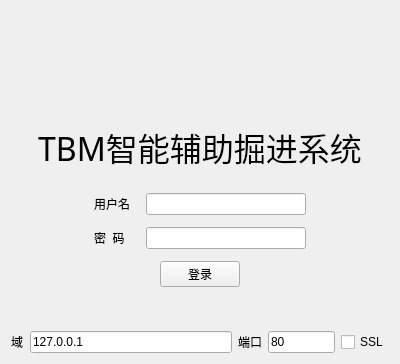
<?xml version="1.0" encoding="UTF-8"?>
<ui version="4.0">
 <class>LoginWindow</class>
 <widget class="QWidget" name="LoginWindow">
  <property name="windowModality">
   <enum>Qt::ApplicationModal</enum>
  </property>
  <property name="geometry">
   <rect>
    <x>0</x>
    <y>0</y>
    <width>400</width>
    <height>357</height>
   </rect>
  </property>
  <property name="windowTitle">
   <string>登录</string>
  </property>
  <layout class="QVBoxLayout" name="verticalLayout">
   <property name="spacing">
    <number>12</number>
   </property>
   <item>
    <layout class="QHBoxLayout" name="horizontalLayout_5">
     <property name="bottomMargin">
      <number>0</number>
     </property>
     <item>
      <spacer name="horizontalSpacer_7">
       <property name="orientation">
        <enum>Qt::Horizontal</enum>
       </property>
       <property name="sizeHint" stdset="0">
        <size>
         <width>40</width>
         <height>20</height>
        </size>
       </property>
      </spacer>
     </item>
     <item>
      <widget class="QLabel" name="label_3">
       <property name="minimumSize">
        <size>
         <width>100</width>
         <height>100</height>
        </size>
       </property>
       <property name="maximumSize">
        <size>
         <width>100</width>
         <height>100</height>
        </size>
       </property>
       <property name="text">
        <string/>
       </property>
       <property name="pixmap">
        <pixmap resource="../resources.qrc">:/resources/bitmap/BJTU.png</pixmap>
       </property>
       <property name="scaledContents">
        <bool>true</bool>
       </property>
       <property name="alignment">
        <set>Qt::AlignCenter</set>
       </property>
      </widget>
     </item>
     <item>
      <spacer name="horizontalSpacer_8">
       <property name="orientation">
        <enum>Qt::Horizontal</enum>
       </property>
       <property name="sizeHint" stdset="0">
        <size>
         <width>40</width>
         <height>20</height>
        </size>
       </property>
      </spacer>
     </item>
    </layout>
   </item>
   <item>
    <widget class="QLabel" name="label_4">
     <property name="font">
      <font>
       <family>华文隶书</family>
       <pointsize>24</pointsize>
      </font>
     </property>
     <property name="text">
      <string>TBM智能辅助掘进系统</string>
     </property>
     <property name="alignment">
      <set>Qt::AlignCenter</set>
     </property>
    </widget>
   </item>
   <item>
    <spacer name="verticalSpacer_2">
     <property name="orientation">
      <enum>Qt::Vertical</enum>
     </property>
     <property name="sizeType">
      <enum>QSizePolicy::Fixed</enum>
     </property>
     <property name="sizeHint" stdset="0">
      <size>
       <width>20</width>
       <height>10</height>
      </size>
     </property>
    </spacer>
   </item>
   <item>
    <layout class="QHBoxLayout" name="horizontalLayout">
     <item>
      <spacer name="horizontalSpacer_5">
       <property name="orientation">
        <enum>Qt::Horizontal</enum>
       </property>
       <property name="sizeHint" stdset="0">
        <size>
         <width>40</width>
         <height>20</height>
        </size>
       </property>
      </spacer>
     </item>
     <item>
      <widget class="QLabel" name="label">
       <property name="minimumSize">
        <size>
         <width>40</width>
         <height>0</height>
        </size>
       </property>
       <property name="text">
        <string>用户名</string>
       </property>
      </widget>
     </item>
     <item>
      <widget class="QLineEdit" name="username_LineEdit">
       <property name="minimumSize">
        <size>
         <width>160</width>
         <height>0</height>
        </size>
       </property>
      </widget>
     </item>
     <item>
      <spacer name="horizontalSpacer_6">
       <property name="orientation">
        <enum>Qt::Horizontal</enum>
       </property>
       <property name="sizeHint" stdset="0">
        <size>
         <width>40</width>
         <height>20</height>
        </size>
       </property>
      </spacer>
     </item>
    </layout>
   </item>
   <item>
    <layout class="QHBoxLayout" name="horizontalLayout_2">
     <item>
      <spacer name="horizontalSpacer_3">
       <property name="orientation">
        <enum>Qt::Horizontal</enum>
       </property>
       <property name="sizeHint" stdset="0">
        <size>
         <width>40</width>
         <height>20</height>
        </size>
       </property>
      </spacer>
     </item>
     <item>
      <widget class="QLabel" name="label_2">
       <property name="minimumSize">
        <size>
         <width>40</width>
         <height>0</height>
        </size>
       </property>
       <property name="text">
        <string>密  码</string>
       </property>
      </widget>
     </item>
     <item>
      <widget class="QLineEdit" name="password_LineEdit">
       <property name="minimumSize">
        <size>
         <width>160</width>
         <height>0</height>
        </size>
       </property>
       <property name="echoMode">
        <enum>QLineEdit::Password</enum>
       </property>
      </widget>
     </item>
     <item>
      <spacer name="horizontalSpacer_4">
       <property name="orientation">
        <enum>Qt::Horizontal</enum>
       </property>
       <property name="sizeHint" stdset="0">
        <size>
         <width>40</width>
         <height>20</height>
        </size>
       </property>
      </spacer>
     </item>
    </layout>
   </item>
   <item>
    <layout class="QHBoxLayout" name="horizontalLayout_3">
     <item>
      <spacer name="horizontalSpacer">
       <property name="orientation">
        <enum>Qt::Horizontal</enum>
       </property>
       <property name="sizeHint" stdset="0">
        <size>
         <width>40</width>
         <height>20</height>
        </size>
       </property>
      </spacer>
     </item>
     <item>
      <widget class="QPushButton" name="login_PushButton">
       <property name="text">
        <string>登录</string>
       </property>
      </widget>
     </item>
     <item>
      <spacer name="horizontalSpacer_2">
       <property name="orientation">
        <enum>Qt::Horizontal</enum>
       </property>
       <property name="sizeHint" stdset="0">
        <size>
         <width>40</width>
         <height>20</height>
        </size>
       </property>
      </spacer>
     </item>
    </layout>
   </item>
   <item>
    <widget class="QCollapseBox" name="collapseWidget" native="true">
     <property name="minimumSize">
      <size>
       <width>0</width>
       <height>20</height>
      </size>
     </property>
    </widget>
   </item>
   <item>
    <layout class="QVBoxLayout" name="contentAreaLayout">
     <property name="leftMargin">
      <number>0</number>
     </property>
     <property name="topMargin">
      <number>0</number>
     </property>
     <property name="rightMargin">
      <number>0</number>
     </property>
     <property name="bottomMargin">
      <number>0</number>
     </property>
     <item>
      <widget class="QWidget" name="contentWidget" native="true">
       <layout class="QHBoxLayout" name="horizontalLayout_4" stretch="1,15,1,5,0">
        <property name="leftMargin">
         <number>0</number>
        </property>
        <property name="topMargin">
         <number>0</number>
        </property>
        <property name="rightMargin">
         <number>0</number>
        </property>
        <property name="bottomMargin">
         <number>0</number>
        </property>
        <item>
         <widget class="QLabel" name="domain_Label">
          <property name="sizePolicy">
           <sizepolicy hsizetype="MinimumExpanding" vsizetype="Preferred">
            <horstretch>0</horstretch>
            <verstretch>0</verstretch>
           </sizepolicy>
          </property>
          <property name="text">
           <string>域</string>
          </property>
         </widget>
        </item>
        <item>
         <widget class="QLineEdit" name="domain_LineEdit">
          <property name="text">
           <string>127.0.0.1</string>
          </property>
         </widget>
        </item>
        <item>
         <widget class="QLabel" name="port_Label">
          <property name="sizePolicy">
           <sizepolicy hsizetype="MinimumExpanding" vsizetype="Preferred">
            <horstretch>0</horstretch>
            <verstretch>0</verstretch>
           </sizepolicy>
          </property>
          <property name="text">
           <string>端口</string>
          </property>
         </widget>
        </item>
        <item>
         <widget class="QLineEdit" name="port_LineEdit">
          <property name="text">
           <string>80</string>
          </property>
         </widget>
        </item>
        <item>
         <widget class="QCheckBox" name="sslCheckBox">
          <property name="text">
           <string>SSL</string>
          </property>
          <property name="checked">
           <bool>false</bool>
          </property>
         </widget>
        </item>
       </layout>
      </widget>
     </item>
    </layout>
   </item>
  </layout>
 </widget>
 <customwidgets>
  <customwidget>
   <class>QCollapseBox</class>
   <extends>QWidget</extends>
   <header>lib.customWidgets.collapseBox</header>
   <container>1</container>
  </customwidget>
 </customwidgets>
 <resources>
  <include location="../resources.qrc"/>
 </resources>
 <connections/>
</ui>
